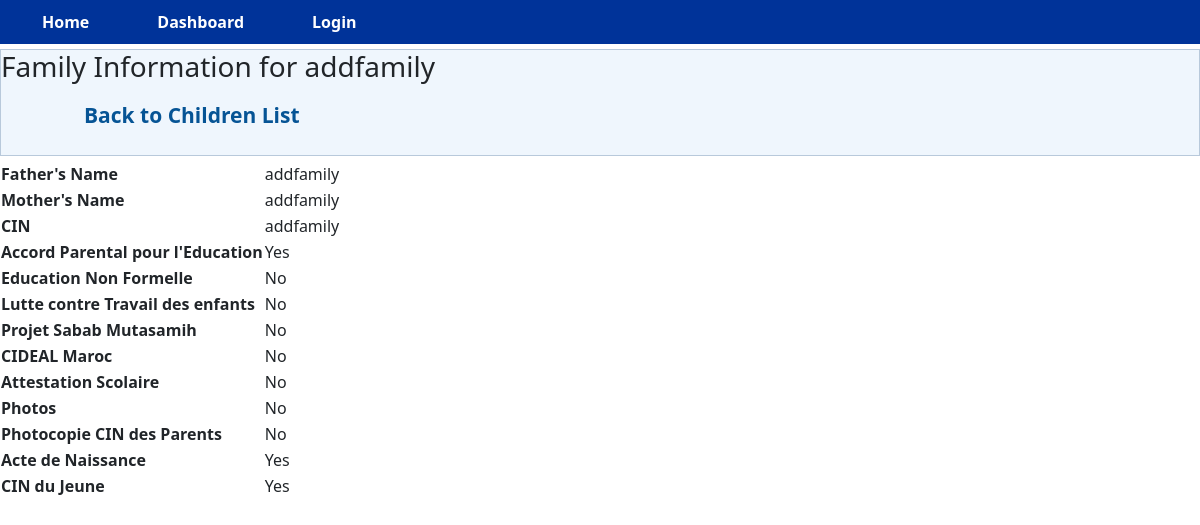
/view_family/13, run on an earlier commit of the app's database.
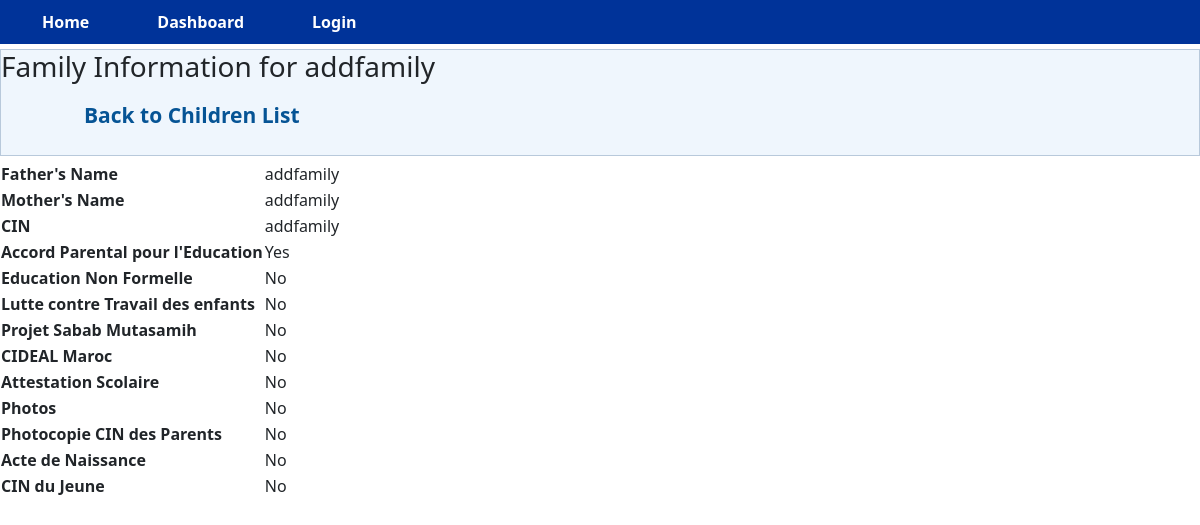
And on a later commit of the database.
### app.py (models this page shows)
class Children(db.Model, UserMixin):
    id = db.Column(db.Integer, primary_key=True)
    name = db.Column(db.String(100), nullable=False)
    contact = db.Column(db.String(20), nullable=True)
    sex = db.Column(db.String(10), nullable=False)
    Date_naissance = db.Column(db.Date, nullable=False)
    age = db.Column(db.Integer, nullable=False)
    Quartier = db.Column(db.String(100), nullable=False)
    Adresse = db.Column(db.String(100), nullable=False)
    situation_familliale = db.Column(db.String(100), nullable=True)
    Fonction_pere = db.Column(db.String(100), nullable=True)
    Fonction_mere = db.Column(db.String(100), nullable=True)
    Fraterie = db.Column(db.String(100), nullable=True)
    Problemes_sante = db.Column(db.String(100), nullable=True)
    Niveau_scolaire = db.Column(db.String(100), nullable=True)
    date_arret_etudes = db.Column(db.Date, nullable=True)
    Experience_professionnelle = db.Column(db.String(100), nullable=True)
    Demande = db.Column(db.String(100), nullable=True)
    Insertion_scolaire = db.Column(db.Boolean, default=False, nullable=True)
    Insertion_salariale = db.Column(db.Boolean, default=False, nullable=True)
    Auto_emploi = db.Column(db.Boolean, default=False, nullable=True)
    Entry_date = db.Column(db.Date, nullable=False)
    parent_id = db.Column(db.Integer, db.ForeignKey('user.id'))

class Family(db.Model, UserMixin):
    id = db.Column(db.Integer, primary_key=True)
    pere_name = db.Column(db.String(100), nullable=False)
    maman_name = db.Column(db.String(100), nullable=False)
    cin = db.Column(db.String(20), nullable=True)
    Accord_P_Education_parental = db.Column(db.Boolean, default=False, nullable=True)
    Education_Non_Formelle = db.Column(db.Boolean, default=False, nullable=True)
    lutte_contre_Travail_des_enfants = db.Column(db.Boolean, default=False, nullable=True)
    Projet_Sabab_Mutasamih = db.Column(db.Boolean, default=False, nullable=True)
    CIDEAL_Maroc = db.Column(db.Boolean, default=False, nullable=True)
    Attestation_scolaire = db.Column(db.Boolean, default=False, nullable=True)
    Photos = db.Column(db.Boolean, default=False, nullable=True)
    photocopie_CIN_parents = db.Column(db.Boolean, default=False, nullable=True)
    Acte_de_naissance = db.Column(db.Boolean, default=False, nullable=True)
    CIN_du_jeune = db.Column(db.Boolean, default=False, nullable=True)
    children_id = db.Column(db.Integer, db.ForeignKey('children.id'))
    children = db.relationship('Children', backref='family')

### app.py (the view)
@app.route('/view_family/<int:child_id>')
def view_family(child_id):
    child = Children.query.get_or_404(child_id)
    family = Family.query.filter_by(children_id=child.id).first()
    form = FamilyForm()
    return render_template('view_family.html', child=child, family=family, form=form)

### templates/view_family.html (shortened to what this page needs)
{% extends 'dashboard.html' %}
{% block page_content %}
<div class="sidenav">
    <h3>Family Information for {{ child.name }}</h3>
    <ul class="navbar">
        <li class="nav-item"><a href="{{ url_for('view_children') }}">Back to Children List</a></li>
    </ul>
</div>
    {% if family %}
        <table>
            <tr>
                <th>Father's Name</th>
                <td>{{ family.pere_name }}</td>
            </tr>
            <tr>
                <th>Mother's Name</th>
                <td>{{ family.maman_name }}</td>
            </tr>
            <tr>
                <th>CIN</th>
                <td>{{ family.cin }}</td>
            </tr>
            <tr>
                <th>Accord Parental pour l'Education</th>
                <td>{{ 'Yes' if family.Accord_P_Education_parental else 'No' }}</td>
            </tr>
            <tr>
                <th>Education Non Formelle</th>
                <td>{{ 'Yes' if family.Education_Non_Formelle else 'No' }}</td>
            </tr>
            <tr>
                <th>Lutte contre Travail des enfants</th>
                <td>{{ 'Yes' if family.lutte_contre_Travail_des_enfants else 'No' }}</td>
            </tr>
            <tr>
                <th>Projet Sabab Mutasamih</th>
                <td>{{ 'Yes' if family.Projet_Sabab_Mutasamih else 'No' }}</td>
            </tr>
            <tr>
                <th>CIDEAL Maroc</th>
                <td>{{ 'Yes' if family.CIDEAL_Maroc else 'No' }}</td>
            </tr>
            <tr>
                <th>Attestation Scolaire</th>
                <td>{{ 'Yes' if family.Attestation_scolaire else 'No' }}</td>
            </tr>
            <tr>
                <th>Photos</th>
                <td>{{ 'Yes' if family.Photos else 'No' }}</td>
            </tr>
            <tr>
                <th>Photocopie CIN des Parents</th>
                <td>{{ 'Yes' if family.photocopie_CIN_parents else 'No' }}</td>
            </tr>
            <tr>
                <th>Acte de Naissance</th>
                <td>{{ 'Yes' if family.Acte_de_naissance else 'No' }}</td>
            </tr>
            <tr>
                <th>CIN du Jeune</th>
                <td>{{ 'Yes' if family.CIN_du_jeune else 'No' }}</td>
            </tr>
        </table>
    {% else %}
        <p>No family information found for {{ child.name }}.</p>
    {% endif %}
{% endblock %}

### templates/dashboard.html (shortened to what this page needs)
{% extends 'base.html' %}

### templates/base.html (shortened to what this page needs)
{% extends 'bootstrap/base.html' %}

### templates/bootstrap/base.html (shortened to what this page needs)
<!DOCTYPE html>
<html lang="en">
<head>
    <link rel="stylesheet" href="https://cdnjs.cloudflare.com/ajax/libs/jqueryui/1.12.1/jquery-ui.min.css">
  <link rel="stylesheet" href="https://cdn.jsdelivr.net/npm/bootstrap@5.1.3/dist/css/bootstrap.min.css">
  <link rel="stylesheet" type="text/css" href="{{ url_for('static', filename='css/styles.css') }}">
</head>
<body class="{% block body_class %}{% endblock %}">
  <nav>
    <ul>
      <li><a href="{{ url_for('home') }}">Home</a></li>
      <li><a href="{{ url_for('dashboard') }}">Dashboard</a></li>
      {% if current_user.is_authenticated %}
        <li><a href="{{ url_for('logout') }}">Logout</a></li>
      {% else %}
        <li><a href="{{ url_for('login') }}">Login</a></li>
      {% endif %}
    </ul>
  </nav>
  <main>
    {% block page_content %}{% endblock %}
  </main>
</body>
</html>

### static/css/styles.css (style rules this page uses)
nav { background-color: #003399; color: white; display: flex; justify-content: space-between; align-items: center; padding: 10px; }
nav ul { display: flex; list-style: none; margin: 0; padding: 0; }
nav ul li { margin-right: 20px; }
nav ul li:last-child { margin-right: 0; }
nav ul li a { color: white; text-decoration: none; font-weight: bold; }
ul { list-style: none; display: flex; justify-content: center; align-items: center; }
li { margin: 0 1rem; }
a { text-decoration: none; color: #333; padding: 0.5rem 1rem; border-radius: 0.5rem; transition: background-color 0.3s ease; }
.sidenav { border: 1px solid #b8c9db; background-color: #eff6fd; margin: 5px 0 5px 0; padding: 0; }
.nav-item { display: inline-block; padding: 0 20px 0 7px; position: relative; }
.nav-item a { color: #065495; font-size: 21px; font-weight: bold; padding-left: 28px; }
table { margin-bottom: 0px; }

What changed in the data, as far as the page shows it:
changed Family "addfamily": Acte_de_naissance "Yes" → "No"; CIN_du_jeune "Yes" → "No"
